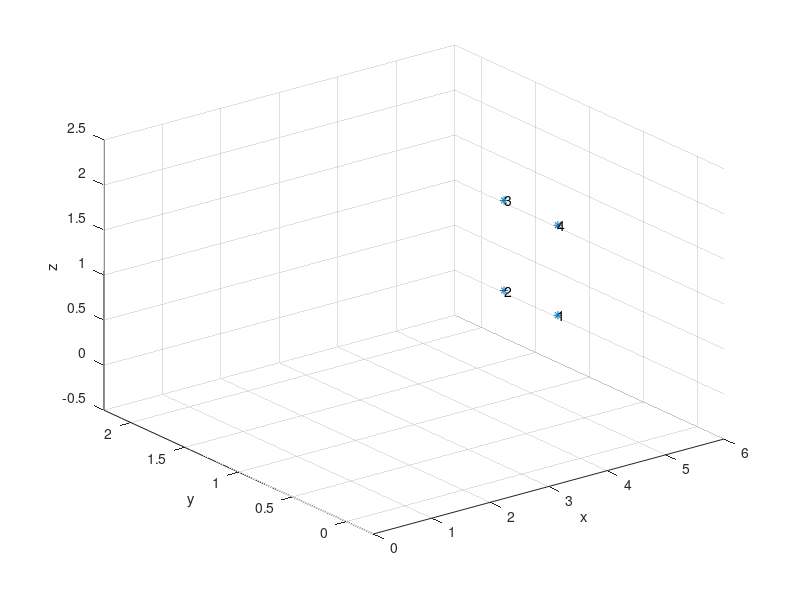
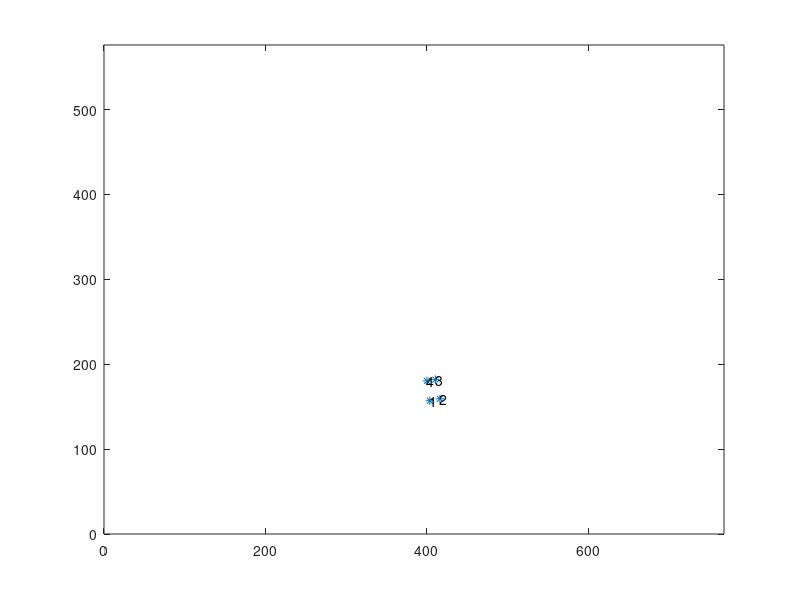
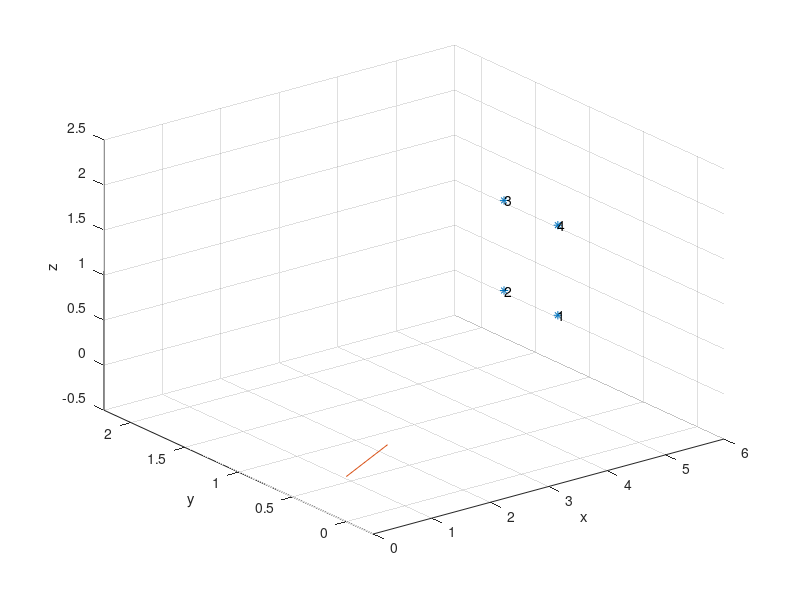

Write MATLAB code to recreate these figures, in order.
%%
%% Camara planar
%%
clear, clc, close all
% Parametros de la camara
x_pixels = 768;
y_pixels = 576;

x_m = 6.467e-3;
y_m = 4.831e-3;

f = 6.14495e-3;

m_x = x_pixels/x_m;
m_y = y_pixels/y_m;

a_x = f*m_x;
a_y = f*m_y;

p_x = x_pixels/2;
p_y = y_pixels/2;

d = 0.1;
p = 0.01;

xi = d/sqrt(d^2 +4*p^2);
psi = (d+2*p)/sqrt(d^2 +4*p^2);

K = [a_x 0 p_x;0 a_y p_y;0 0 1]*[psi-xi, 0, 0; 0, psi-xi, 0; 0 0 1];

% Ubicacion de las esquinas del rectangulo
L = 0.5;
W = 1;
l = L/2;
w = W/2;
rect_center = [5,1,1]';

x_rect = zeros(4,1) + rect_center(1);
y_rect = [-l l l -l]' + rect_center(2);
z_rect = [-w -w w w]' + rect_center(3);


labels = cellstr(num2str([1:4]'));
figure()
plot3(x_rect, y_rect, z_rect, '*')
text(x_rect, y_rect, z_rect,labels)
grid on
xlabel('x')
ylabel('y')
zlabel('z')
axis([0 max(x_rect)+1 min(y_rect)-1 max(y_rect)+1 min(z_rect)-1 max(z_rect)+1])
%axis([0 21 -10 10 -10 10])

roty = [0 0 1; 0 1 0;-1 0 0];
rotz = [0 1 0;-1 0 0;0 0 1];

x_rect_pixels = zeros(1,4);
y_rect_pixels = zeros(1,4);

for i = 1:4
   X = [x_rect(i); y_rect(i); z_rect(i)];
   X = rotz*X;
   Xh = 1/(X(3)+ xi*norm(X)) * X;
   Xh(3) = 1.0;
   
   xh_ic = K*Xh;
   
   x_rect_pixeles(i) = xh_ic(1);
   y_rect_pixeles(i) = xh_ic(2);
end

p1 = round([x_rect_pixeles(1); y_rect_pixeles(1)])
p2 = round([x_rect_pixeles(2); y_rect_pixeles(2)])
p3 = round([x_rect_pixeles(3); y_rect_pixeles(3)])
p4 = round([x_rect_pixeles(4); y_rect_pixeles(4)])

figure()
plot(x_rect_pixeles, y_rect_pixeles, '*')
text(x_rect_pixeles, y_rect_pixeles, labels)
axis([0 x_pixels, 0 y_pixels])

%% A partir del punto p1 se recupera su ubicacion sobre la esfera unitaria
x_ic = [p1;1];
xh = K\x_ic;
x = xh(1);
y = xh(2);

gamma = sqrt(1+ (1-xi^2)*(x^2 + y^2));
eta = (-gamma - xi*(x^2+y^2))/(xi^2*(x^2 + y^2) - 1);

xbar = [x; y; 1/(1+xi*eta)];

Xc = (eta\1 + xi)*xbar;
Xc = rotz'*Xc

figure()
plot3(x_rect, y_rect, z_rect, '*')
text(x_rect, y_rect, z_rect,labels)
grid on
xlabel('x')
ylabel('y')
zlabel('z')
axis([0 max(x_rect)+1 min(y_rect)-1 max(y_rect)+1 min(z_rect)-1 max(z_rect)+1])


%figure()
hold on
plot3([0, Xc(1)], [0, Xc(2)], [0, Xc(3)])

p1_3D = [x_rect(1); y_rect(1); z_rect(1)]
Xc_real = p1_3D./norm(p1_3D)